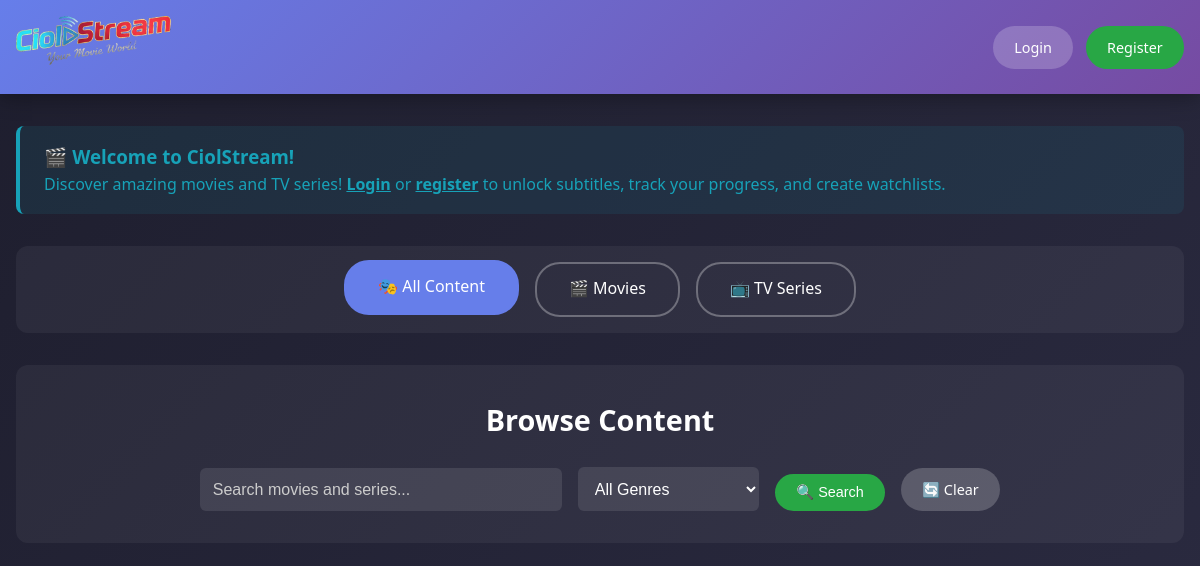
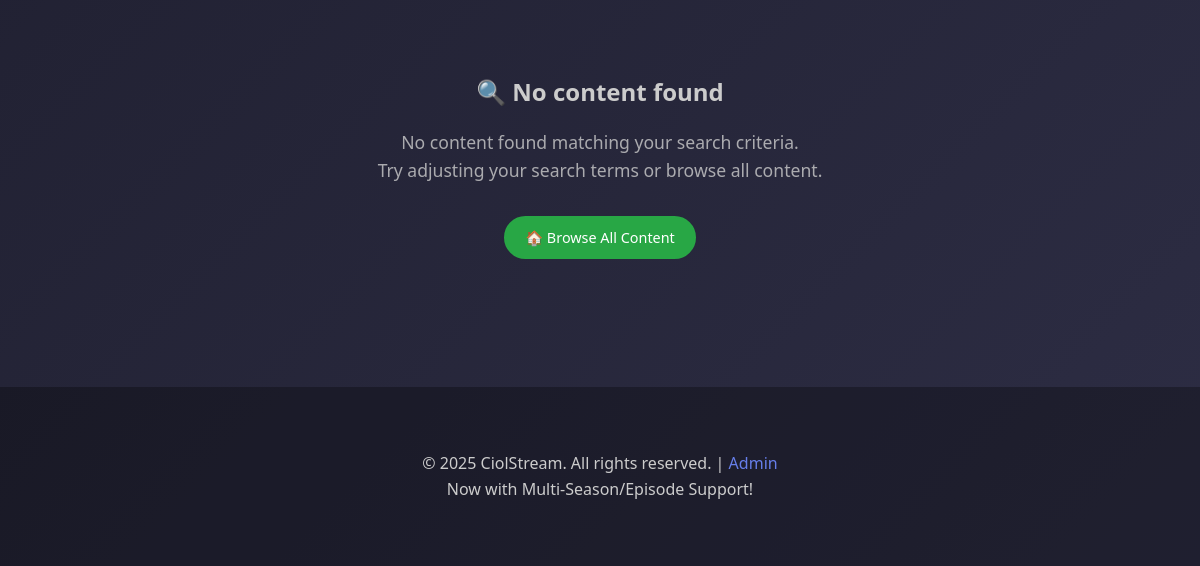
Before: / with the older database file (2 pictures, top to bottom).
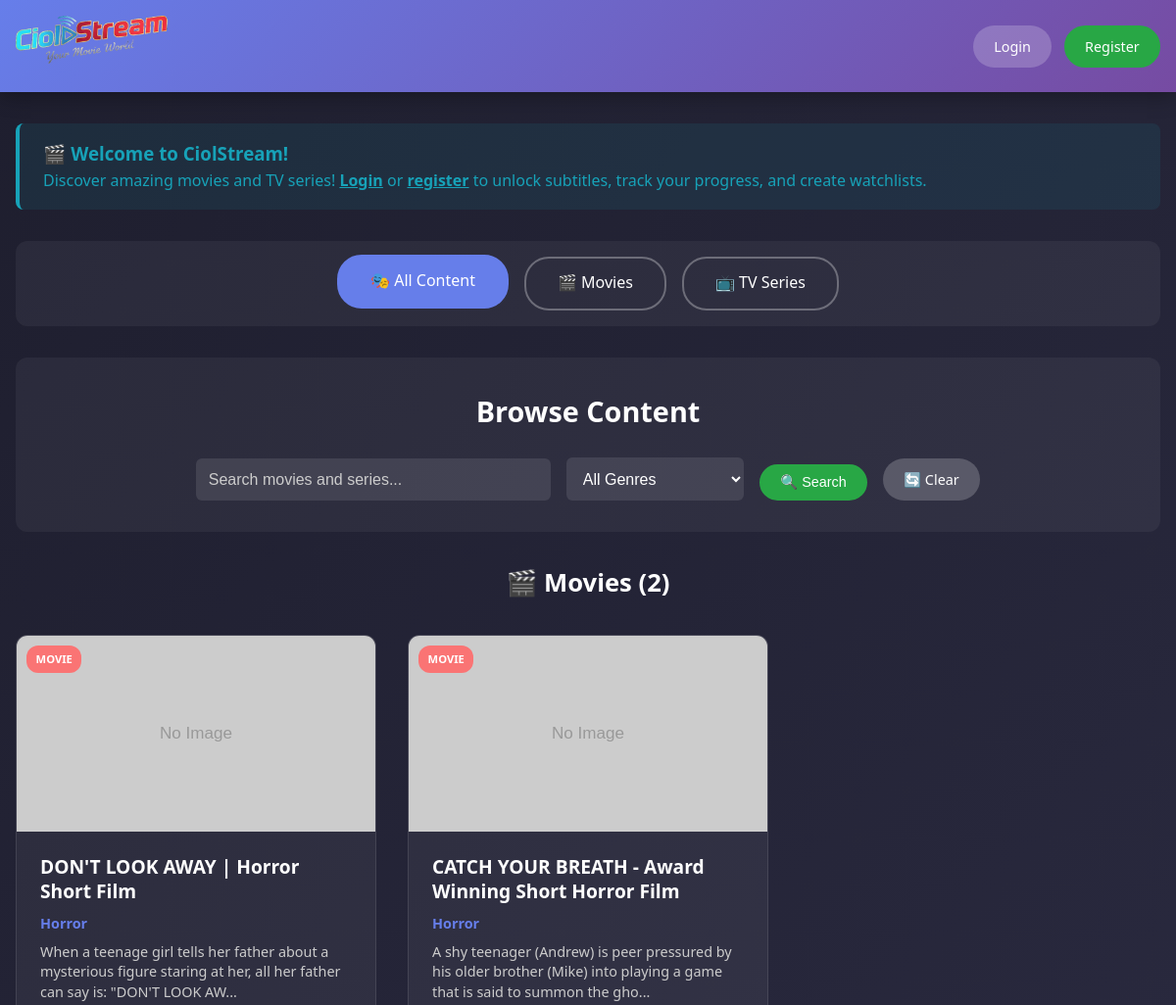
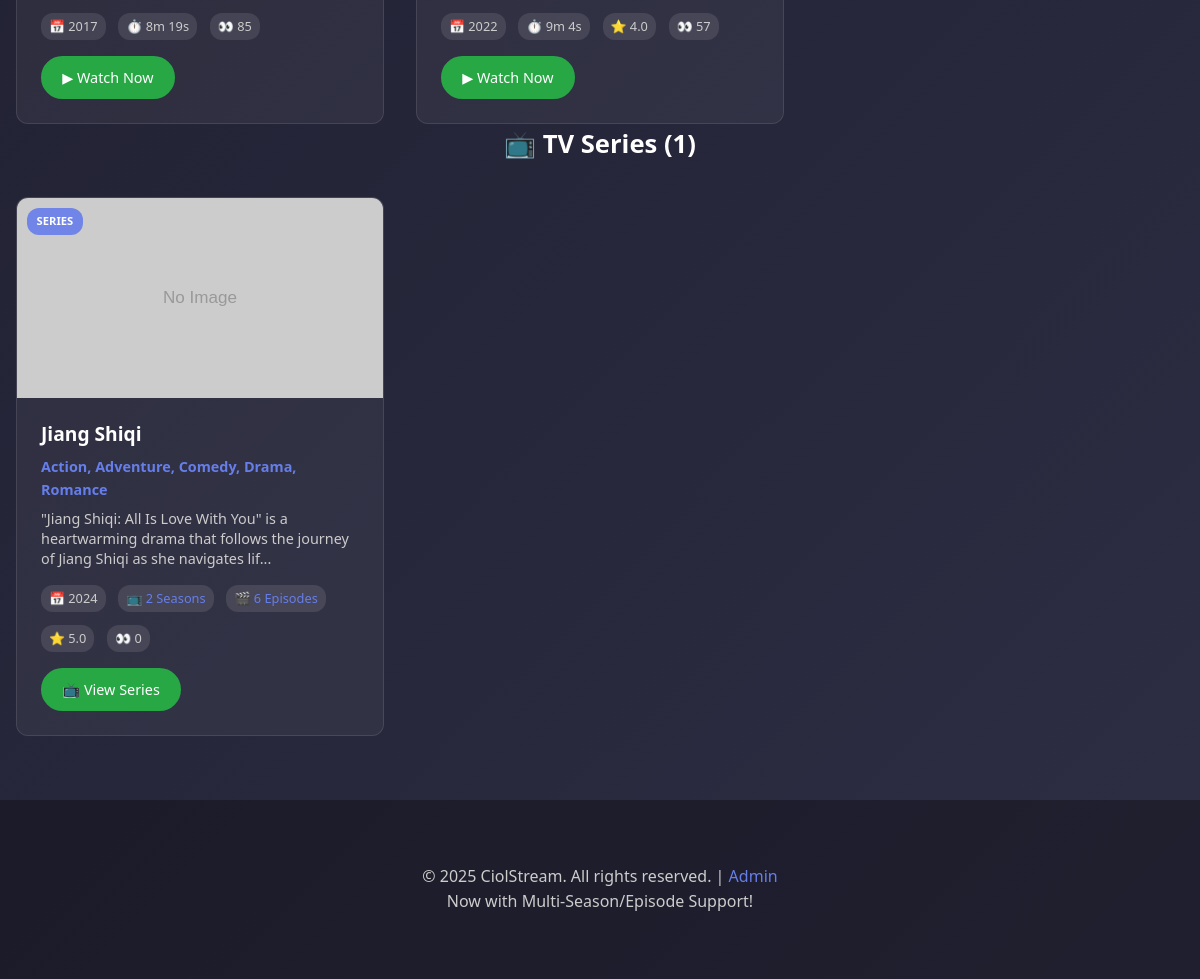
After: the same page with the newer database file (2 pictures, top to bottom).
### tables this page shows
CREATE TABLE `videos` (
  `id` int NOT NULL AUTO_INCREMENT,
  `title` varchar(255) NOT NULL,
  `content_type` enum('movie','episode') DEFAULT 'movie',
  `series_id` int DEFAULT NULL,
  `season_id` int DEFAULT NULL,
  `episode_number` int DEFAULT NULL,
  `genre` varchar(100) NOT NULL,
  `youtube_id` varchar(50) NOT NULL,
  `description` text,
  `thumbnail_url` varchar(500) DEFAULT NULL,
  `duration_seconds` int DEFAULT '0',
  `release_year` year DEFAULT NULL,
  `imdb_rating` decimal(3,1) DEFAULT NULL,
  `language` varchar(50) DEFAULT 'English',
  `director` varchar(100) DEFAULT NULL,
  `cast` text,
  `tags` varchar(500) DEFAULT NULL,
  `view_count` int DEFAULT '0',
  `featured` tinyint(1) DEFAULT '0',
  `status` enum('active','inactive','coming_soon') DEFAULT 'active',
  `created_at` timestamp NULL DEFAULT CURRENT_TIMESTAMP,
  `updated_at` timestamp NULL DEFAULT CURRENT_TIMESTAMP ON UPDATE CURRENT_TIMESTAMP,
  PRIMARY KEY (`id`),
  UNIQUE KEY `unique_episode` (`series_id`,`season_id`,`episode_number`),
  KEY `idx_videos_content_type` (`content_type`),
  KEY `idx_videos_series` (`series_id`),
  KEY `idx_videos_season` (`season_id`),
  KEY `idx_videos_genre` (`genre`),
  KEY `idx_videos_status` (`status`),
  KEY `idx_videos_featured` (`featured`),
  CONSTRAINT `videos_ibfk_1` FOREIGN KEY (`series_id`) REFERENCES `series` (`id`) ON DELETE CASCADE,
  CONSTRAINT `videos_ibfk_2` FOREIGN KEY (`season_id`) REFERENCES `seasons` (`id`) ON DELETE CASCADE
);

CREATE TABLE `series` (
  `id` int NOT NULL AUTO_INCREMENT,
  `title` varchar(255) NOT NULL,
  `description` text,
  `thumbnail_url` varchar(500) DEFAULT NULL,
  `release_year` year DEFAULT NULL,
  `imdb_rating` decimal(3,1) DEFAULT NULL,
  `language` varchar(50) DEFAULT 'English',
  `director` varchar(100) DEFAULT NULL,
  `cast` text,
  `tags` varchar(500) DEFAULT NULL,
  `view_count` int DEFAULT '0',
  `featured` tinyint(1) DEFAULT '0',
  `status` enum('active','inactive','coming_soon') DEFAULT 'active',
  `created_at` timestamp NULL DEFAULT CURRENT_TIMESTAMP,
  `updated_at` timestamp NULL DEFAULT CURRENT_TIMESTAMP ON UPDATE CURRENT_TIMESTAMP,
  PRIMARY KEY (`id`)
);

### includes/functions.php (called while the page is built, shortened)
<?php
function formatDuration($seconds) {
    if ($seconds < 60) {
        return $seconds . 's';
    } elseif ($seconds < 3600) {
        $minutes = floor($seconds / 60);
        $remainingSeconds = $seconds % 60;
        return $minutes . 'm' . ($remainingSeconds > 0 ? ' ' . $remainingSeconds . 's' : '');
    } else {
        $hours = floor($seconds / 3600);
        $minutes = floor(($seconds % 3600) / 60);
        return $hours . 'h' . ($minutes > 0 ? ' ' . $minutes . 'm' : '');
    }
}
function searchVideos($pdo, $search = '', $genre = '', $filters = []) {
    try {
        $sql = "
            SELECT v.*,
                   COALESCE(AVG(r.rating), 0) as avg_rating,
                   COUNT(r.rating) as rating_count,
                   GROUP_CONCAT(DISTINCT g.name ORDER BY g.name SEPARATOR ', ') as genres,
                   MAX(s.title) as series_title,
                   MAX(se.season_number) as season_number,
                   CASE
                       WHEN v.content_type = 'episode' THEN CONCAT(MAX(s.title), ' - S', MAX(se.season_number), 'E', v.episode_number, ': ', v.title)
                       ELSE v.title
                   END as display_title
            FROM videos v
            LEFT JOIN ratings r ON v.id = r.video_id
            LEFT JOIN video_genres vg ON v.id = vg.video_id
            LEFT JOIN genres g ON vg.genre_id = g.id
            LEFT JOIN series s ON v.series_id = s.id
            LEFT JOIN seasons se ON v.season_id = se.id
            WHERE v.status = 'active'
        ";
        $params = [];
        if (!empty($filters['content_type'])) {
            $sql .= " AND v.content_type = ?";
            $params[] = $filters['content_type'];
        }
        $sql .= " GROUP BY v.id, v.title, v.content_type, v.series_id, v.season_id, v.episode_number,
                           v.genre, v.youtube_id, v.description, v.thumbnail_url, v.duration_seconds,
                           v.release_year, v.imdb_rating, v.language, v.director, v.cast, v.tags,
                           v.view_count, v.featured, v.status, v.created_at, v.updated_at
                  ORDER BY v.content_type ASC, MAX(s.title) ASC, MAX(se.season_number) ASC, v.episode_number ASC, v.created_at DESC";
        $stmt = $pdo->prepare($sql);
        $stmt->execute($params);
        return $stmt->fetchAll();
    } catch (PDOException $e) {
        error_log("Error searching videos: " . $e->getMessage());
        return [];
    }
}
function searchSeries($pdo, $search = '', $genre = '', $filters = []) {
    try {
        $sql = "
            SELECT s.*,
                   COALESCE(AVG(r.rating), 0) as avg_rating,
                   COUNT(r.rating) as rating_count,
                   GROUP_CONCAT(DISTINCT g.name ORDER BY g.name SEPARATOR ', ') as genres,
                   COUNT(DISTINCT se.id) as season_count,
                   COUNT(DISTINCT v.id) as episode_count
            FROM series s
            LEFT JOIN ratings r ON s.id = r.series_id
            LEFT JOIN series_genres sg ON s.id = sg.series_id
            LEFT JOIN genres g ON sg.genre_id = g.id
            LEFT JOIN seasons se ON s.id = se.series_id
            LEFT JOIN videos v ON s.id = v.series_id AND v.content_type = 'episode'
            WHERE s.status = 'active'
        ";
        $params = [];
        $sql .= " GROUP BY s.id, s.title, s.description, s.thumbnail_url, s.release_year, s.imdb_rating,
                           s.language, s.director, s.cast, s.tags, s.view_count, s.featured,
                           s.status, s.created_at, s.updated_at
                  ORDER BY s.featured DESC, s.created_at DESC";
        $stmt = $pdo->prepare($sql);
        $stmt->execute($params);
        return $stmt->fetchAll();
    } catch (PDOException $e) {
        error_log("Error searching series: " . $e->getMessage());
        return [];
    }
}
?>

### public/index.php (the view, shortened to what the rows shown need)
<?php
require_once '../config/database.php';
require_once '../includes/functions.php';
$search = isset($_GET['search']) ? trim($_GET['search']) : '';
$genre_filter = isset($_GET['genre']) ? trim($_GET['genre']) : '';
$content_type = isset($_GET['type']) ? trim($_GET['type']) : '';
$show_movies = empty($content_type) || $content_type === 'movie';
$show_series = empty($content_type) || $content_type === 'series';
$movies = [];
$series = [];
if ($show_movies) {
    $movies = searchVideos($pdo, $search, $genre_filter, ['content_type' => 'movie']);
}
if ($show_series) {
    $series = searchSeries($pdo, $search, $genre_filter);
}
?>
<!DOCTYPE html>
<html lang="en">
<head>
    <link rel="stylesheet" href="../assets/css/style.css">
</head>
<body>
    <main>
        <div class="container">
            <div class="search-section">
                <h2>Browse Content</h2>
            </div>
            <?php if ($show_movies && !empty($movies)): ?>
            <div class="content-section">
                <div class="content-grid">
                    <?php foreach ($movies as $video): ?>
                        <div class="content-card" onclick="window.location.href='watch.php?id=<?php echo $video['id']; ?>'">
                            <div class="content-thumbnail">
                                <div class="content-type-badge badge-movie">Movie</div>
                            </div>
                            <div class="content-info">
                                <h4><?php echo htmlspecialchars($video['title']); ?></h4>
                                <p class="genre"><?php echo htmlspecialchars($video['genre']); ?></p>
                                <?php if ($video['description']): ?>
                                    <p class="description"><?php echo htmlspecialchars(substr($video['description'], 0, 120) . '...'); ?></p>
                                <?php endif; ?>
                                <div class="content-meta">
                                    <?php if ($video['release_year']): ?>
                                        <span class="meta-item">📅 <?php echo $video['release_year']; ?></span>
                                    <?php endif; ?>
                                    <?php if ($video['duration_seconds']): ?>
                                        <span class="meta-item">⏱️ <?php echo formatDuration($video['duration_seconds']); ?></span>
                                    <?php endif; ?>
                                    <?php if ($video['avg_rating'] > 0): ?>
                                        <span class="meta-item">⭐ <?php echo number_format($video['avg_rating'], 1); ?></span>
                                    <?php endif; ?>
                                    <span class="meta-item">👀 <?php echo number_format($video['view_count']); ?></span>
                                </div>
                                <div class="content-actions">
                                    <a href="watch.php?id=<?php echo $video['id']; ?>"
                                    class="btn btn-primary"
                                    onclick="event.stopPropagation()">
                                    ▶ Watch Now
                                </a>
                                </div>
                            </div>
                        </div>
                    <?php endforeach; ?>
                </div>
            </div>
            <?php endif; ?>
            <?php if ($show_series && !empty($series)): ?>
            <div class="content-section">
                <div class="content-grid">
                    <?php foreach ($series as $show): ?>
                        <div class="content-card series-card" onclick="window.location.href='series.php?id=<?php echo $show['id']; ?>'">
                            <div class="content-thumbnail">
                                <div class="content-type-badge badge-series">Series</div>
                            </div>
                            <div class="content-info">
                                <h4><?php echo htmlspecialchars($show['title']); ?></h4>
                                <?php if ($show['genres']): ?>
                                    <p class="genre"><?php echo htmlspecialchars($show['genres']); ?></p>
                                <?php endif; ?>
                                <?php if ($show['description']): ?>
                                    <p class="description"><?php echo htmlspecialchars(substr($show['description'], 0, 120) . '...'); ?></p>
                                <?php endif; ?>
                                <div class="content-meta series-meta">
                                    <?php if ($show['release_year']): ?>
                                        <span class="meta-item">📅 <?php echo $show['release_year']; ?></span>
                                    <?php endif; ?>
                                    <span class="meta-item season-count">📺 <?php echo $show['season_count']; ?> Season<?php echo $show['season_count'] != 1 ? 's' : ''; ?></span>
                                    <span class="meta-item episode-count">🎬 <?php echo $show['episode_count']; ?> Episode<?php echo $show['episode_count'] != 1 ? 's' : ''; ?></span>
                                    <?php if ($show['avg_rating'] > 0): ?>
                                        <span class="meta-item">⭐ <?php echo number_format($show['avg_rating'], 1); ?></span>
                                    <?php endif; ?>
                                    <span class="meta-item">👀 <?php echo number_format($show['view_count']); ?></span>
                                </div>
                                <div class="content-actions">
                                    <a href="series.php?id=<?php echo $show['id']; ?>"
                                       class="btn btn-primary"
                                       onclick="event.stopPropagation()">
                                        📺 View Series
                                    </a>
                                </div>
                            </div>
                        </div>
                    <?php endforeach; ?>
                </div>
            </div>
            <?php endif; ?>
        </div>
    </main>
</body>
</html>

Changed rows visible on the page:
added videos: title "DON'T LOOK AWAY | Horror Short Film", genre "Horror", description "When a teenage girl tells her father about a mysterious figure staring at her, all her father can say is: \"DON'T LOOK AW...", release_year "2017", duration_seconds "8m 19s", view_count "85"
added videos: title "CATCH YOUR BREATH - Award Winning Short Horror Film", genre "Horror", description "A shy teenager (Andrew) is peer pressured by his older brother (Mike) into playing a game that is said to summon the gho...", release_year "2022", duration_seconds "9m 4s", avg_rating "4.0", view_count "57"
added series: title "Jiang Shiqi", genres "Action, Adventure, Comedy, Drama, Romance", description "\"Jiang Shiqi: All Is Love With You\" is a heartwarming drama that follows the journey of Jiang Shiqi as she navigates lif...", release_year "2024", season_count "2", episode_count "6", avg_rating "5.0", view_count "0"
Other visible differences:
count($movies): (not shown) → "2"
count($series): (not shown) → "1"
text no longer shown: "🔍 No content found No content found matching your search criteria. Try adjusting your search terms or browse all content. 🏠 Browse All Content"
text now shown: "🎬 Movies ( ) 📺 TV Series ( )"
